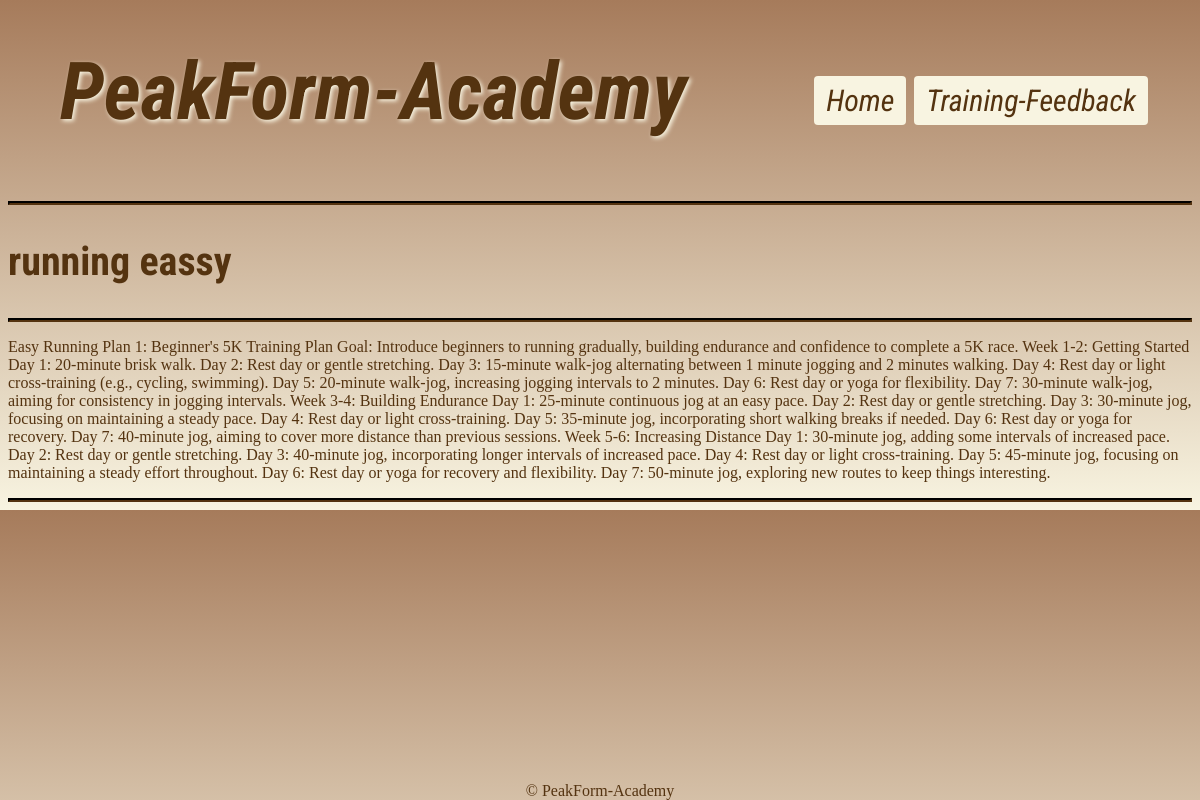
The app's page /plan/1 with its own data.
### tables this page shows
CREATE TABLE "plan" (id INTEGER PRIMARY KEY AUTOINCREMENT, name TEXT UNIQUE NOT NULL, description REAL);

### routes.py (the view)
@app.route("/plan/<int:id>")
def plan(id):
    conn = sqlite3.connect('PFA.db')
    cur = conn.cursor()
    cur.execute('select * FROM plan WHERE id=?', (id,))
    plan = cur.fetchone()
    return render_template('plan.html', plan = plan)

### templates/plan.html
{%extends 'layout.html'%}
{%block content%}
<h2>{{plan[1]}}</h2>
<hr/>
<p>{{plan[2]}}</p>
<hr/>
{%endblock%}

### templates/layout.html (shortened to what this page needs)
<!DOCTYPE html>
<html lang="en">
<head>
  <link rel="stylesheet" type="text/css" href="/static/css/style.css">
</head>
<body>
  <header>
    <div class="header">
      <logo>PeakForm-Academy</logo>
      <div class="header-right">
        <a class="button" href="/">Home</a>
        <a href="/feedback" class="button">Training-Feedback</a>
      </div>
    </div>
  </header>
  <hr/>
  <main>
    {% block content %}{% endblock %}
  </main>
  <footer>
  © PeakForm-Academy
  </footer>
</body>
</html>

### static/css/style.css (style rules this page uses)
html { background-image: linear-gradient( #A67B5B, #F8F4E1); color: #543310 }
.button { background-color: #A67B5B; border: none; color: #543310; padding: 10px 20px; text-align: center; text-decoration: none; display: inline-block; margin: 8px 4px; cursor: pointer; border-radius: 16px; font-family: "Georgia"; font-style: italic; }
a { text-decoration: none; color: #F8F4E1; font-size: 180%; }
h2 { font-size: 250%; font-family: 'Roboto Condensed', sans-serif; }
.header { overflow: hidden; padding: 60px 40px; border-radius: 12px; color: #543310; }
.header logo { float: left; color: #543310; text-align: center; padding: 12px; text-decoration: none; font-size: 80px; line-height: 25px; border-radius: 4px; font-family: 'Roboto Condensed', sans-serif; font-weight: bold; font-style: italic; text-shadow: 2px 2px 4px #F8F4E1; }
.header a { background-color: #F8F4E1; float: left; color:#543310; text-align: center; padding: 12px; text-decoration: none; font-size: 30px; line-height: 25px; border-radius: 4px; font-family: 'Roboto Condensed', sans-serif; font-style: italic; }
.header-right { float: right; }
hr { display: block; border-width: 2px; border-color: #543310; }
footer { display: block; text-align: center; position: fixed; bottom: 0; left: 0; right: 0; }

### records on screen
plan: name "running eassy", description "Easy Running Plan 1: Beginner's 5K Training Plan Goal: Introduce beginners to running gradually, building endurance and confidence to complete a 5K race. Week 1-2: Getting Started Day 1: 20-minute brisk walk. Day 2: Rest day or gentle stretching. Day 3: 15-minute walk-jog alternating between 1 minute jogging and 2 minutes walking. Day 4: Rest day or light cross-training (e.g., cycling, swimming). Day 5: 20-minute walk-jog, increasing jogging intervals to 2 minutes. Day 6: Rest day or yoga for flexibility. Day 7: 30-minute walk-jog, aiming for consistency in jogging intervals. Week 3-4: Building Endurance Day 1: 25-minute continuous jog at an easy pace. Day 2: Rest day or gentle stretching.…"
